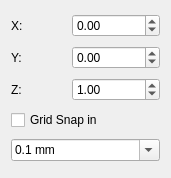
<?xml version="1.0" encoding="UTF-8"?>
<ui version="4.0">
 <class>Position</class>
 <widget class="QWidget" name="Position">
  <property name="geometry">
   <rect>
    <x>0</x>
    <y>0</y>
    <width>171</width>
    <height>178</height>
   </rect>
  </property>
  <property name="windowTitle">
   <string notr="true">Form</string>
  </property>
  <layout class="QVBoxLayout" name="verticalLayout">
   <item>
    <layout class="QHBoxLayout" name="horizontalLayout">
     <item>
      <widget class="QLabel" name="label">
       <property name="text">
        <string>X:</string>
       </property>
      </widget>
     </item>
     <item>
      <widget class="QDoubleSpinBox" name="vectorX">
       <property name="minimum">
        <double>-2147480000.000000000000000</double>
       </property>
       <property name="maximum">
        <double>2147480000.000000000000000</double>
       </property>
      </widget>
     </item>
    </layout>
   </item>
   <item>
    <layout class="QHBoxLayout" name="horizontalLayout_2">
     <item>
      <widget class="QLabel" name="label_2">
       <property name="text">
        <string>Y:</string>
       </property>
      </widget>
     </item>
     <item>
      <widget class="QDoubleSpinBox" name="vectorY">
       <property name="minimum">
        <double>-2147480000.000000000000000</double>
       </property>
       <property name="maximum">
        <double>2147480000.000000000000000</double>
       </property>
      </widget>
     </item>
    </layout>
   </item>
   <item>
    <layout class="QHBoxLayout" name="horizontalLayout_3">
     <item>
      <widget class="QLabel" name="label_3">
       <property name="text">
        <string>Z:</string>
       </property>
      </widget>
     </item>
     <item>
      <widget class="QDoubleSpinBox" name="vectorZ">
       <property name="minimum">
        <double>-2147480000.000000000000000</double>
       </property>
       <property name="maximum">
        <double>2147480000.000000000000000</double>
       </property>
       <property name="value">
        <double>1.000000000000000</double>
       </property>
      </widget>
     </item>
    </layout>
   </item>
   <item>
    <widget class="QCheckBox" name="checkBox">
     <property name="text">
      <string>Grid Snap in</string>
     </property>
    </widget>
   </item>
   <item>
    <widget class="QComboBox" name="comboBoxGridSize">
     <property name="editable">
      <bool>true</bool>
     </property>
     <item>
      <property name="text">
       <string>0.1 mm</string>
      </property>
     </item>
     <item>
      <property name="text">
       <string>0.5 mm</string>
      </property>
     </item>
     <item>
      <property name="text">
       <string>1 mm</string>
      </property>
     </item>
     <item>
      <property name="text">
       <string>2 mm</string>
      </property>
     </item>
     <item>
      <property name="text">
       <string>5 mm</string>
      </property>
     </item>
     <item>
      <property name="text">
       <string>10 mm</string>
      </property>
     </item>
     <item>
      <property name="text">
       <string>20 mm</string>
      </property>
     </item>
     <item>
      <property name="text">
       <string>50 mm</string>
      </property>
     </item>
     <item>
      <property name="text">
       <string>100 mm</string>
      </property>
     </item>
     <item>
      <property name="text">
       <string>200 mm</string>
      </property>
     </item>
     <item>
      <property name="text">
       <string>500 mm</string>
      </property>
     </item>
     <item>
      <property name="text">
       <string>1 m</string>
      </property>
     </item>
     <item>
      <property name="text">
       <string>2 m</string>
      </property>
     </item>
     <item>
      <property name="text">
       <string>5 m </string>
      </property>
     </item>
    </widget>
   </item>
  </layout>
 </widget>
 <resources/>
 <connections/>
</ui>
